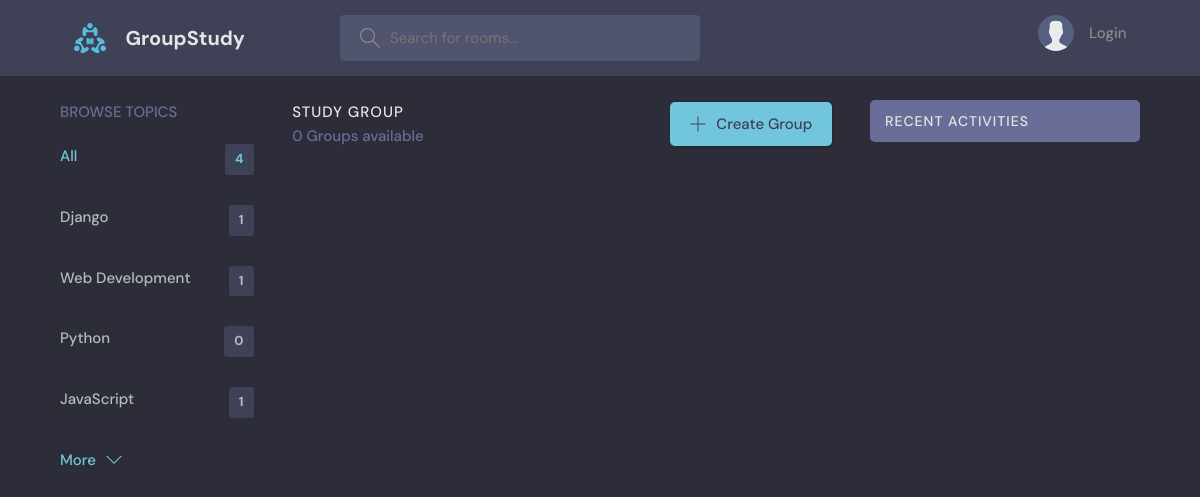
/?q=Electrical, run on an earlier commit of the app's database.
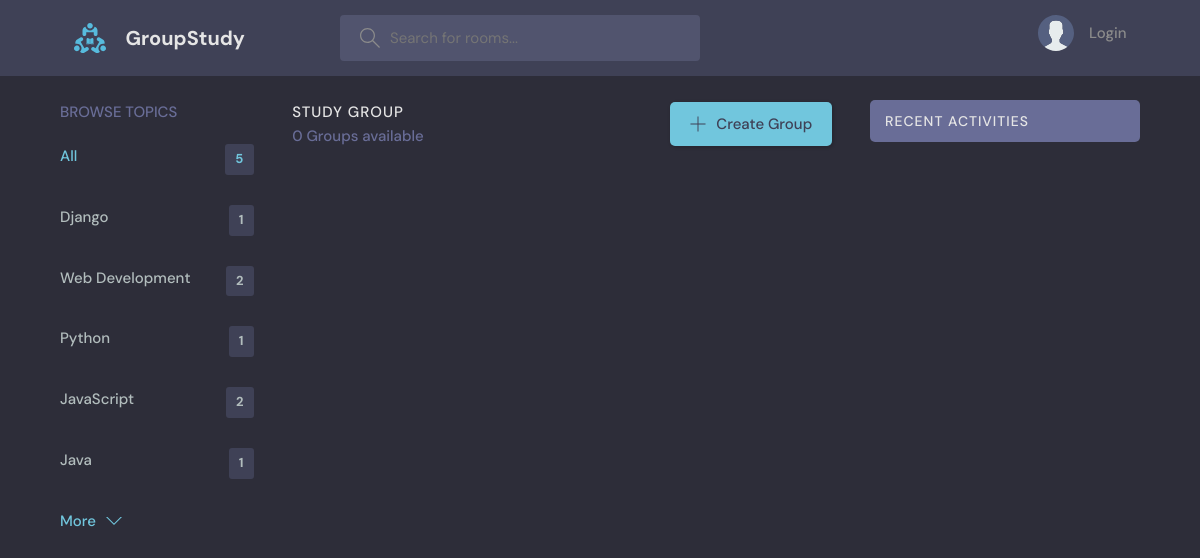
And on a later commit of the database.
### base/models.py (models this page shows, shortened)
class Topic(models.Model):
    name = models.CharField(max_length=200)

### base/views.py (the view)
# urls.py: path('', home, name="home"),
def home(request):
    q = request.GET.get('q') if request.GET.get('q') != None else ''
    rooms = Room.objects.filter(
        Q(topic__name__icontains=q) |
        Q(name__icontains=q) |
        Q(description__icontains=q)
    )
    room_count = rooms.count()
    topics = Topic.objects.all()[0:5]
    room_messages = Message.objects.filter(Q(room__topic__name__icontains=q))
    context = {'rooms': rooms, 'topics': topics,
               'room_count': room_count, 'room_messages': room_messages}
    return render(request, 'base/home.html', context)

### base/templates/base/home.html (shortened to what this page needs)
{% extends 'main.html' %}
{% load static %}
{% block content %}
<main class="layout layout--3">
    <div class="container">
        {% include 'base/topics_component.html' %}
        <div class="roomList">
            <div class="roomList__header">
                <div>
                    <h2>Study Group</h2>
                    <p>{{room_count}} Groups available</p>
                </div>
                <a class="btn btn--main" href="{% url 'create-room' %}">
                    <svg version="1.1" xmlns="http://www.w3.org/2000/svg" width="32" height="32" viewBox="0 0 32 32">
                        <title>add</title>
                        <path
                            d="M16.943 0.943h-1.885v14.115h-14.115v1.885h14.115v14.115h1.885v-14.115h14.115v-1.885h-14.115v-14.115z">
                        </path>
                    </svg>
                    Create Group
                </a>
            </div>
        </div>
        {% include 'base/activity_component.html' %}
    </div>
</main>
{% endblock content %}

### base/templates/base/topics_component.html
<div class="topics">
    <div class="topics__header">
        <h2>Browse Topics</h2>
    </div>
    <ul class="topics__list">
        <li>
            <a href="{% url 'home' %}" class="active">All <span>{{topics.count}}</span></a>
        </li>
        {% for topic in topics %}
        <li>
            <a href="{% url 'home' %}?q={{topic.name}}">{{topic.name}} <span>{{topic.room_set.all.count}}</span></a>
        </li>
        {% endfor %}
    </ul>
    <a class="btn btn--link" href="{% url 'topics' %}">
        More
        <svg version="1.1" xmlns="http://www.w3.org/2000/svg" width="32" height="32" viewBox="0 0 32 32">
            <title>chevron-down</title>
            <path d="M16 21l-13-13h-3l16 16 16-16h-3l-13 13z"></path>
        </svg>
    </a>
</div>

What changed in the data, as far as the page shows it:
computed for Topic "Web Development": room_set.all.count "1" → "2"
computed for Topic "Python": room_set.all.count "0" → "1"
computed for Topic "JavaScript": room_set.all.count "1" → "2"
added Topic: name "Java", room_set.all.count "1"
Also different on the page:
{{ topics.count }}: "4" → "5"
